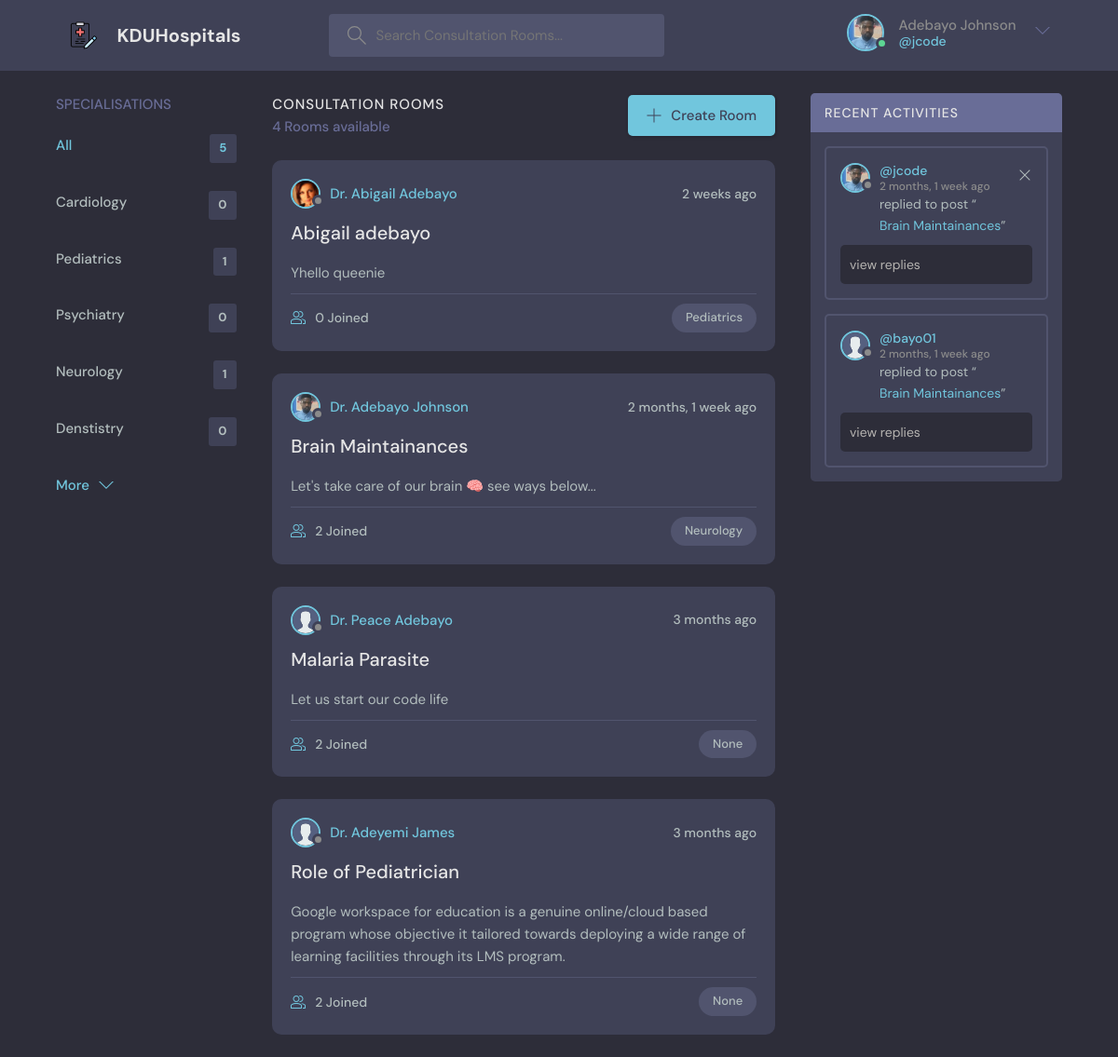
Page /home/ (signed in) on the committed database.
### base/models.py (models this page shows, shortened)
class User(AbstractUser):
    name = models.CharField(max_length=200, null=True)
    email = models.EmailField(unique=True, null=True)
    bio = models.TextField(null=True)
    status = models.CharField(null=True,max_length = 20)
    hospital = models.ForeignKey(Hospital, on_delete=models.SET_NULL, null=True)
    specialisation = models.ForeignKey(Specialisation, on_delete=models.SET_NULL, null=True)
    avatar = models.ImageField(null=True, default="avatar.svg")
    certificate = models.ImageField(null=True, default="avatar.svg")
    gender = models.CharField(null=True,max_length = 20)
    card_number = models.CharField(null=True,max_length = 30)
    active = models.CharField(null=True,max_length = 3)
    created = models.DateTimeField(auto_now_add = True, null=True)
    USERNAME_FIELD = 'email'
    REQUIRED_FIELDS = []

class Specialisation(models.Model):
    name = models.CharField(max_length=200)
    def __str__(self):
        return self.name

class Room(models.Model):
    host = models.ForeignKey(User, on_delete=models.SET_NULL, null=True)
    specialisation = models.ForeignKey(Specialisation, on_delete=models.SET_NULL, null=True)
    name = models.CharField(max_length = 200)
    description = models.TextField(null = True, blank = True)
    participants = models.ManyToManyField(User, related_name='participants', blank=True)
    updated = models.DateTimeField(auto_now = True)
    created = models.DateTimeField(auto_now_add = True)
    class Meta:
        ordering = ['-updated', '-created']
    def __str__(self):
        return self.name

class Message(models.Model):
    user = models.ForeignKey(User, on_delete=models.CASCADE)
    room = models.ForeignKey(Room, on_delete=models.CASCADE)
    body = models.TextField(null=True)
    updated = models.DateTimeField(auto_now = True)
    created = models.DateTimeField(auto_now_add = True)
    class Meta:
        ordering = ['updated','-created']

### base/views.py (the view)
# urls.py: path('home/', views.home, name="home"),
@login_required(login_url='login')
def home(request):
    if request.user.status == 'admin':
        messages.success(request, 'Login Successfully')
        return redirect('view-records')
    q = request.GET.get('q') if request.GET.get('q') != None else ''
    rooms = Room.objects.filter(
        Q(specialisation__name__icontains=q) |
        Q(name__icontains=q) |
        Q(description__icontains=q)
        )
    topics = Specialisation.objects.all()[0:5]
    room_count = rooms.count()
    room_messages = Message.objects.filter(Q(room__specialisation__name__icontains=q))
    context = {'room':rooms, 'topics':topics, 'room_count':room_count, 'room_messages':room_messages}
    return render(request,'base/home.html', context)

### base/templates/base/home.html (shortened to what this page needs)
{% extends 'main.html' %}
{% block content %}
{% if request.user.active == '1' %}
<main class="layout layout--3">
    <div class="container">
      {% include 'base/topic_component.html' %}
      <div class="roomList">
        <div class="roomList__header">
          <div>
            <h2>Consultation Rooms </h2>
            <p>{{room_count}} Rooms available</p>
          </div>
          {% if request.user.status == 'doctor' %}
          <a class="btn btn--main" href="{% url 'create-room' %}">
            <svg version="1.1" xmlns="http://www.w3.org/2000/svg" width="32" height="32" viewBox="0 0 32 32">
              <title>add</title>
              <path
                d="M16.943 0.943h-1.885v14.115h-14.115v1.885h14.115v14.115h1.885v-14.115h14.115v-1.885h-14.115v-14.115z"
              ></path>
            </svg>
            Create Room
          </a>
          {% endif %}
        </div>
        {% include 'base/feed_component.html' %}
      </div>
      {% include 'base/activity_component.html' %}
    </div>
  </main>
  {% else %}
  <h1 style="text-align: center; color: red; font-size: larger;">Sorry, you have been temporarily deactivated...</h1>
  <p style="text-align: center;">Please see the hospital admin for details</p>
  {% endif %}
{% endblock content%}

### templates/navbar.html (shortened to what this page needs)
{% load static %}
<header class="header header--loggedIn">
    <div class="container">
      <a href="{% url 'home' %}" class="header__logo">
        <img src="{% static 'img/medicals.png' %}" />
        <h1>KDUHospitals</h1>
      </a>
      <form class="header__search" method="GET" action="{% url 'home' %}">
        <label>
          <input type="text" name="q" placeholder="Search Consultation Rooms..." />
        </label>
      </form>
      <nav class="header__menu">
        {% if request.user.is_authenticated %}
        <div class="header__user">
          <a href="{% url 'user-profile' request.user.id %}">
            <div class="avatar avatar--medium active">
              <img src="{{request.user.avatar.url}}" />
            </div>
            <p>{{request.user.name}} <span>@{{request.user.username}}</span></p>
          </a>
          <button class="dropdown-button">
            <svg version="1.1" xmlns="http://www.w3.org/2000/svg" width="32" height="32" viewBox="0 0 32 32">
              <title>chevron-down</title>
              <path d="M16 21l-13-13h-3l16 16 16-16h-3l-13 13z"></path>
            </svg>
          </button>
        </div>
        {% else %}
        <a href="{% url 'login' %}">
          <img src="{% static 'img/avatar.svg' %}" />
          <p>Login</p>
        </a>
        {% endif %}
      </nav>
    </div>
  </header>

### base/templates/base/topic_component.html
<div class="topics">
    <div class="topics__header">
      <h2>Specialisations</h2>
    </div>
    <ul class="topics__list">
      <li>
        <a href="{% url 'home' %}" class="active">All <span>{{topics.count}}</span></a>
      </li>
      {% for topic in topics %}
      <li>
        <a href="{% url 'home' %}?q={{topic.name}}">{{topic.name}} <span>{{topic.room_set.all.count}}</span></a>
      </li>
      {% endfor %}
    </ul>
    <a class="btn btn--link" href="{% url 'specialisations' %}">
      More
      <svg version="1.1" xmlns="http://www.w3.org/2000/svg" width="32" height="32" viewBox="0 0 32 32">
        <title>chevron-down</title>
        <path d="M16 21l-13-13h-3l16 16 16-16h-3l-13 13z"></path>
      </svg>
    </a>
  </div>

### base/templates/base/feed_component.html (shortened to what this page needs)
{% for rom in room %}
<div class="roomListRoom">
    <div class="roomListRoom__header" >
      <a href="{% url 'user-profile' rom.host.id %}" class="roomListRoom__author">
        <div class="avatar avatar--small">
          <img src="{{rom.host.avatar.url}}" />
        </div>
        <span>Dr. {{rom.host.name}}</span>
      </a>
      <div class="roomListRoom__actions">
        <span>{{rom.created|timesince}} ago</span>
      </div>
    </div>
    <div class="roomListRoom__content">
      <a href="{% url 'room' rom.id %}">{{rom.name}}</a>
      <p>
        {{rom.description}}
      </p>
    </div>
    <div class="roomListRoom__meta">
      <a href="{% url 'room' rom.id %}" class="roomListRoom__joined">
        {{rom.participants.all.count}} Joined
      </a>
      <p class="roomListRoom__topic" style="margin-left: 50%;">{{rom.specialisation}}</p>
    </div>
  </div>
  {% endfor %}

### base/templates/base/activity_component.html
<div class="activities">
    <div class="activities__header">
      <h2>Recent Activities</h2>
    </div>
    {% for message in room_messages %}
    <div class="activities__box">
      <div class="activities__boxHeader roomListRoom__header">
        <a href="{% url 'user-profile' message.user.id %}" class="roomListRoom__author">
          <div class="avatar avatar--small">
            <img src="{{message.user.avatar.url}}" />
          </div>
          <p>
            @{{message.user.username}}
            <span>{{message.created|timesince}} ago</span>
          </p>
        </a>
        {% if request.user == message.user %}
        <div class="roomListRoom__actions">
          <a href="{% url 'delete-message' message.id %}">
            <svg version="1.1" xmlns="http://www.w3.org/2000/svg" width="32" height="32" viewBox="0 0 32 32">
              <title>remove</title>
              <path
                d="M27.314 6.019l-1.333-1.333-9.98 9.981-9.981-9.981-1.333 1.333 9.981 9.981-9.981 9.98 1.333 1.333 9.981-9.98 9.98 9.98 1.333-1.333-9.98-9.98 9.98-9.981z"
              ></path>
            </svg>
          </a>
        </div>
        {% endif %}
      </div>
      <div class="activities__boxContent">
        <p>replied to post “<a href="{% url 'room' message.room.id %}">{{message.room}}</a>”</p>
        <div class="activities__boxRoomContent" >
            <a href="{% url 'room' message.room.id %}" style="color: rgb(182, 180, 177);">view replies</a>
        </div>
      </div>
    </div>
    {% endfor %}
  </div>

### rows in the picture
User: user.avatar (picture), user.name "Adebayo Johnson", user.username "jcode"
Specialisation: name "Cardiology", room_set.all.count "0"
Specialisation: name "Pediatrics", room_set.all.count "1"
Specialisation: name "Psychiatry", room_set.all.count "0"
Specialisation: name "Neurology", room_set.all.count "1"
Specialisation: name "Denstistry", room_set.all.count "0"
Room: host.avatar (picture), host.name "Abigail Adebayo", created "2 weeks", name "Abigail adebayo", description "Yhello queenie", participants.all.count "0", specialisation "Pediatrics"
Room: host.avatar (picture), host.name "Adebayo Johnson", created "2 months, 1 week", name "Brain Maintainances", description "Let's take care of our brain 🧠 see ways below...", participants.all.count "2", specialisation "Neurology"
Room: host.avatar (placeholder picture), host.name "Peace Adebayo", created "3 months", name "Malaria Parasite", description "Let us start our code life", participants.all.count "2", specialisation "None"
Room: host.avatar (placeholder picture), host.name "Adeyemi James", created "3 months", name "Role of Pediatrician", description "Google workspace for education is a genuine online/cloud based program whose objective it tailored towards deploying a wide range of learning facilities through its LMS program.", participants.all.count "2", specialisation "None"
Message: user.avatar (picture), user.username "jcode", created "2 months, 1 week", room "Brain Maintainances"
Message: user.avatar (placeholder picture), user.username "bayo01", created "2 months, 1 week", room "Brain Maintainances"

### other values in the picture
{{ topics.count }} "5"
{{ room_count }} "4"
